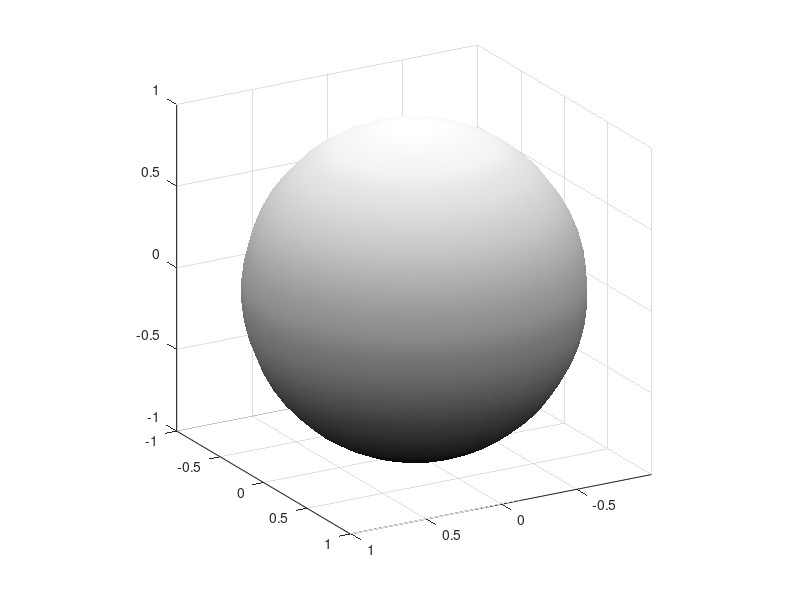

MATLAB code to generate this figure: (Note: this script raises an error after producing the figure.)
clear all; close all; clc;

om=1;
T=2*pi/om;

N0=1E3;
N10=N0/4; N20=N0/2;
tau1=T/4; tau2=T/2;
beta10=tau1; beta20=tau2;
phi1=0; phi2=pi/2;

E00=1;
E0_vec=[0.8:0.001:0.9].*E00.'; 
delta=0;

figure;
sphere(25); view(150,20);
set(gcf,'color','w');
axis equal;
shading interp; colormap gray; alpha 0.25; 
line([-1 1],[0 0],[0 0],'LineWidth',1,'Color',[0 0 0]);
line([0 0],[-1 1],[0 0],'LineWidth',1,'Color',[0 0 0]);
line([0 0],[0 0],[-1 1],'LineWidth',1,'Color',[0 0 0]);
xlabel('$x$','interpreter','latex','fontsize',20,'position',[1.1 0 0]);
ylabel('$y$','interpreter','latex','fontsize',20,'position',[0 1.1 0]);
zlabel('$z$','interpreter','latex','fontsize',20,'position',[0 0 1.1]); h=gca; h.ZAxis.Label.Rotation=0;
hold on;

theta_aux1=linspace(0,2*pi,100);
x1=cos(theta_aux1);
z1=sin(theta_aux1);
y1=zeros(size(theta_aux1));

theta_aux2=pi/2;
x2=cos(theta_aux1)*sin(theta_aux2);
y2=sin(theta_aux1)*sin(theta_aux2);
z2=cos(theta_aux2)*ones(size(theta_aux1));

theta_aux3=pi/2;
x3=cos(theta_aux3)*ones(size(theta_aux1));
y3=cos(theta_aux1)*sin(theta_aux3);
z3=sin(theta_aux1)*sin(theta_aux3);

plot3(x1,y1,z1,'--k','Color',[0.5 0.5 0.5]); hold on;
plot3(x2,y2,z2,'--k','Color',[0.5 0.5 0.5]); hold on;
plot3(x3,y3,z3,'--k','Color',[0.5 0.5 0.5]); hold on;

N_vec=zeros(length(E0_vec),1); 
Nmax_factor=sqrt((delta.^2+(max(E0_vec)).^2)./(E00.^2));
N_max=round(N0.*Nmax_factor);
Nmin_factor=sqrt((delta.^2+(min(E0_vec)).^2)./(E00.^2));
N_min=round(N0.*Nmin_factor);

ti=0;
dt=1/N_max;
tf=1-dt;
t=[0:dt:tf];

N1_min=N_min/4;
N2_min=N_min/2;
N1_max=N_max/4;
N2_max=N_max/2;

X=NaN.*zeros(length(E0_vec),N_max);
Y=NaN.*zeros(length(E0_vec),N_max);
Z=NaN.*zeros(length(E0_vec),N_max);
Energy=NaN.*zeros(length(E0_vec),N_max);

theta_vec=zeros(length(E0_vec),1);
beta1_vec=zeros(length(E0_vec),1);
beta2_vec=zeros(length(E0_vec),1);

N1_vec=zeros(length(E0_vec),1);
N2_vec=zeros(length(E0_vec),1);


for d=1:length(E0_vec)
    d
E0=E0_vec(d);

N1=round(N10.*sqrt((E0.^2+delta.^2)./(E00.^2)));
N2=round(N20.*sqrt((E0.^2+delta.^2)./(E00.^2)));

N=N1+N2+N1;
N_vec(d)=N;
N1_vec(d)=N1;
N2_vec(d)=N2;

td=linspace(0,2*pi,N);
V=-(E0/2).*(exp(-1i.*phi1).*(td>=ti).*(td<=tau1)+exp(-1i.*phi2).*(td>tau1).*(td<=(tau1+tau2))+exp(-1i.*phi1).*(td>(tau1+tau2)).*(td<=(tau1+tau2+tau1)));
Omega_x=V+conj(V);
Omega_y=1i.*(V-conj(V));
Omega_z=delta;

beta1=beta10.*sqrt((E0.^2+delta.^2)./(E00.^2));
beta2=beta20.*sqrt((E0.^2+delta.^2)./(E00.^2));
beta1_vec(d)=beta1;
beta2_vec(d)=beta2;

theta=atan2(E0,delta);
theta_vec(d)=theta;

nx1=sin(theta).*cos(phi1);
ny1=sin(theta).*sin(phi1);
nz1=cos(theta);
K1=[0,-nz1,ny1;nz1,0,-nx1;-ny1,nx1,0];

nx2=sin(theta).*cos(phi2);
ny2=sin(theta).*sin(phi2);
nz2=cos(theta);
K2=[0,-nz2,ny2;nz2,0,-nx2;-ny2,nx2,0];

Rx_90=expm(-(beta1./N1).*K1);
Ry_180=expm(-(beta2./N2).*K2);

r=zeros(3,N);

a0=0; b0=sqrt(1-abs(a0).^2);
% r(:,1)=[2.*a0.*b0,0,abs(b0).^2-abs(a0).^2].';
r(:,1)=[conj(a0).*b0+conj(b0).*a0,1i.*(conj(a0).*b0-a0.*conj(b0)),abs(b0).^2-abs(a0).^2].';

for f=1:N1
r(:,f+1)=Rx_90*r(:,f);
end

for f=N1:(N1+N2)
r(:,f+1)=Ry_180*r(:,f);
end

for f=(N1+N2):(N1+N2+N1)-1
r(:,f+1)=Rx_90*r(:,f);
end

xt=r(1,:); yt=r(2,:); zt=r(3,:);
Energy(d,1:N)=Omega_x.*xt+Omega_y.*yt+Omega_z.*zt;

X(d,1:N)=xt;
Y(d,1:N)=yt;
Z(d,1:N)=zt;

clear r;

end

Eta=Z;
Phi=atan2(Y,X);
%%
x_initial=X(sub2ind(size(X),(1:length(E0_vec)).',N1_vec));
y_initial=Y(sub2ind(size(Y),(1:length(E0_vec)).',N1_vec));
z_initial=Z(sub2ind(size(Z),(1:length(E0_vec)).',N1_vec));

eta_initial=Eta(sub2ind(size(Eta),(1:length(E0_vec)).',N1_vec));
phi_initial=Phi(sub2ind(size(Phi),(1:length(E0_vec)).',N1_vec));

x_final=X(sub2ind(size(X),(1:length(E0_vec)).',N_vec));
y_final=Y(sub2ind(size(Y),(1:length(E0_vec)).',N_vec));
z_final=Z(sub2ind(size(Z),(1:length(E0_vec)).',N_vec));

eta_final=Eta(sub2ind(size(Eta),(1:length(E0_vec)).',N_vec));
phi_final=Phi(sub2ind(size(Phi),(1:length(E0_vec)).',N_vec));

% plot3(X,Y,Z,'.k','MarkerSize',0.5);
% hold on;
% plot3(x_initial,y_initial,z_initial,'.c','MarkerSize',10);
% hold on;
% plot3(x_final,y_final,z_final,'.m','MarkerSize',10);
% drawnow;
%%
M11=zeros(length(E0_vec),N_max-N1_max);
M12=zeros(length(E0_vec),N_max-N1_max);
M21=zeros(length(E0_vec),N_max-N1_max);
M22=zeros(length(E0_vec),N_max-N1_max);
lambda1=zeros(length(E0_vec),N_max-N1_max);
lambda2=zeros(length(E0_vec),N_max-N1_max);
DetM=zeros(length(E0_vec),N_max-N1_max);

for s=1:(N_max-N1_max)
s

x_initial=X(sub2ind(size(X),(1:length(E0_vec)).',N1_vec+s));
y_initial=Y(sub2ind(size(Y),(1:length(E0_vec)).',N1_vec+s));
z_initial=Z(sub2ind(size(Z),(1:length(E0_vec)).',N1_vec+s));

% width(s)=sum((1/length(E0_vec)).*((x_initial-x_initial(51)).^2+(y_initial-y_initial(51)).^2+(z_initial-z_initial(51)).^2));
% % width(s)=(max(x_initial)-min(x_initial)).^2+(max(y_initial)-min(y_initial)).^2+(max(z_initial)-min(z_initial)).^2
width(s)=sqrt((1./length(E0_vec)).*sum((x_initial-mean(x_initial)).^2+(y_initial-mean(y_initial)).^2+(z_initial-mean(z_initial)).^2));

% eta_initial=z_initial;
% phi_initial=atan2(y_initial,x_initial);

% plot(phi_initial,eta_initial,'.k','MarkerSize',20);
% drawnow;
% BW=getframe(gcf);
% BW=BW.cdata(:,:,1);
% Area(s)=bwarea(BW);

% M11(:,s)=gradient(eta_final)./gradient(eta_initial);
% M12(:,s)=gradient(eta_final)./gradient(phi_initial);
% M21(:,s)=gradient(phi_final)./gradient(eta_initial);
% M22(:,s)=gradient(phi_final)./gradient(phi_initial);
 
% for d=1:length(E0_vec)
% J=[M11(d,s),M12(d,s);M21(d,s),M22(d,s)];
% lambda=eig(J);
% lambda1(d,s)=lambda(1);
% lambda2(d,s)=lambda(2);
% end
% 
% DetM(:,s)=M11(:,s).*M22(:,s)-M12(:,s).*M21(:,s);

% set(gcf,'color','w');
% plot(E0_vec,M11(:,s),'r',E0_vec,M22(:,s),'b',E0_vec,M11(:,s).*M22(:,s),'k','LineWidth',2);
% xlabel('$\mathcal{E}_{0}$','interpreter','latex','fontsize',20);
% legend('$\frac{\partial\eta_{f}}{\partial\eta_{i}}$','$\frac{\partial\phi_{f}}{\partial\phi_{i}}$','$\frac{\partial\eta_{f}}{\partial\eta_{i}}\frac{\partial\phi_{f}}{\partial\phi_{i}}$','interpreter','latex','fontsize',14);
% drawnow;
end


%%
vidfile=VideoWriter('Bloch_RF_Levitt_field_ih_stability_matrix_190325.mp4','MPEG-4');
vidfile.FrameRate=10;
open(vidfile);
figure;
set(gcf,'color','w');

figure;
set(gcf,'color','w','units','normalized','outerposition',[0 0 1 1]);

for s=1:100:(N_max-N1_max)
sgtitle(['$t=$',num2str(round(0.25+s/N,2)),'$T$'],'interpreter','latex','fontsize',20);
subplot(2,2,1);
plot(E0_vec,M11(:,s),'r');
xlabel('$\mathcal{E}_{0}$','interpreter','latex','fontsize',14);
ylabel('$\partial\eta_{f}/\partial\eta_{i}$','interpreter','latex','fontsize',14);
drawnow;
subplot(2,2,2);
plot(E0_vec,M12(:,s),'g');
xlabel('$\mathcal{E}_{0}$','interpreter','latex','fontsize',14);
ylabel('$\partial\eta_{f}/\partial\phi_{i}$','interpreter','latex','fontsize',14);
drawnow;
subplot(2,2,3);
plot(E0_vec,M21(:,s),'b');
xlabel('$\mathcal{E}_{0}$','interpreter','latex','fontsize',14);
ylabel('$\partial\phi_{f}/\partial\eta_{i}$','interpreter','latex','fontsize',14);
drawnow;
subplot(2,2,4);
plot(E0_vec,M22(:,s),'k');
xlabel('$\mathcal{E}_{0}$','interpreter','latex','fontsize',14);
ylabel('$\partial\phi_{f}/\partial\phi_{i}$','interpreter','latex','fontsize',14);
drawnow;
writeVideo(vidfile,getframe(gcf));

end
close(vidfile);



%%
figure; set(gcf,'color','w');
plot_ind=200;

for s=1:plot_ind:(N_max-N1_max)-plot_ind

eta_LM=Eta(sub2ind(size(Eta),(1:length(E0_vec)).',N1_vec+s-1));
phi_LM=Phi(sub2ind(size(Phi),(1:length(E0_vec)).',N1_vec+s-1));

eta_LM_next=Eta(sub2ind(size(Eta),(1:length(E0_vec)).',N1_vec+s-1+plot_ind));
phi_LM_next=Phi(sub2ind(size(Phi),(1:length(E0_vec)).',N1_vec+s-1+plot_ind));

plot(phi_LM,eta_LM,'color',[0.7 0.7 0.7]);
hold on;
plot(phi_LM_next,eta_LM_next,'k');
xlabel('$\phi$','interpreter','latex','fontsize',20);
ylabel('$\eta$','interpreter','latex','fontsize',20)
title(['$t=$',num2str(round(0.25+s/N,2)),'$T$'],'interpreter','latex','fontsize',20);
axis([1.5 3 -1.1 0.4]);
drawnow; hold on;

end


%%
load Bloch_RF_Levitt_field_ih_histogram_eta_A_190325.mat;
load Bloch_RF_Levitt_field_ih_histogram_eta_B_190325.mat;

time_unit=round((N_vec-N1_vec)/100);
etaAi=EtaA(sub2ind(size(Eta),(1:length(E0_vec)).',N1_vec));
etaBi=EtaB(sub2ind(size(Eta),(1:length(E0_vec)).',N1_vec));

% figure; set(gcf,'color','w');
% vidfile=VideoWriter('Bloch_RF_Levitt_field_ih_histogram_eta_eta_190325.mp4','MPEG-4');
% vidfile.FrameRate=10;
% open(vidfile);

for s=1:101
etaAf=EtaA(sub2ind(size(Eta),(1:length(E0_vec)).',N1_vec+(s-1).*time_unit));
etaBf=EtaB(sub2ind(size(Eta),(1:length(E0_vec)).',N1_vec+(s-1).*time_unit));
Q=(etaBf-etaAf)./(etaBi-etaAi);
range(s)=max(Q)-min(Q);
% histogram(abs(Q),20,'facecolor','b');
% xlabel('$|\langle\partial\eta_{f}/\partial\eta_{i}\rangle|$','interpreter','latex','fontsize',20);
% ylabel('$N$','interpreter','latex','fontsize',20);
% title(['$t=$',num2str(0.25+(s-1).*0.0075),'$T$'],'interpreter','latex','fontsize',20);
% drawnow;
% writeVideo(vidfile,getframe(gcf));
end
% close(vidfile);


figure; set(gcf,'color','w');
etaAi=EtaA(sub2ind(size(Eta),(1:length(E0_vec)).',N_vec/4));
etaBi=EtaB(sub2ind(size(Eta),(1:length(E0_vec)).',N_vec/4));
etaAf=EtaA(sub2ind(size(Eta),(1:length(E0_vec)).',N_vec/4));
etaBf=EtaB(sub2ind(size(Eta),(1:length(E0_vec)).',N_vec/4));
Q1a=(etaBf-etaAf)./(etaBi-etaAi);

subplot(2,4,1);
histogram(abs(Q1a),20,'facecolor','b');
xlabel('$|\langle\partial\eta_{f}/\partial\eta_{i}\rangle|$','interpreter','latex','fontsize',20);
ylabel('$N$','interpreter','latex','fontsize',20);
xlim([-200 6400]);
title('$t_{f}=T/4$','interpreter','latex','fontsize',20);
drawnow;

etaAi=EtaA(sub2ind(size(Eta),(1:length(E0_vec)).',N_vec/4));
etaBi=EtaB(sub2ind(size(Eta),(1:length(E0_vec)).',N_vec/4));
etaAf=EtaA(sub2ind(size(Eta),(1:length(E0_vec)).',round(3*N_vec/8)));
etaBf=EtaB(sub2ind(size(Eta),(1:length(E0_vec)).',round(3*N_vec/8)));
Q2a=(etaBf-etaAf)./(etaBi-etaAi);

subplot(2,4,2);
histogram(abs(Q2a),20,'facecolor','b');
xlabel('$|\langle\partial\eta_{f}/\partial\eta_{i}\rangle|$','interpreter','latex','fontsize',20);
ylabel('$N$','interpreter','latex','fontsize',20);
xlim([-200 6400]);
title('$t_{f}=3T/8$','interpreter','latex','fontsize',20);
drawnow;

etaAi=EtaA(sub2ind(size(Eta),(1:length(E0_vec)).',N_vec/4));
etaBi=EtaB(sub2ind(size(Eta),(1:length(E0_vec)).',N_vec/4));
etaAf=EtaA(sub2ind(size(Eta),(1:length(E0_vec)).',N_vec/2));
etaBf=EtaB(sub2ind(size(Eta),(1:length(E0_vec)).',N_vec/2));
Q3=(etaBf-etaAf)./(etaBi-etaAi);

subplot(2,4,3);
histogram(abs(Q3),20,'facecolor','b');
xlabel('$|\langle\partial\eta_{f}/\partial\eta_{i}\rangle|$','interpreter','latex','fontsize',20);
ylabel('$N$','interpreter','latex','fontsize',20);
xlim([-200 6400]);
title('$t_{f}=T/2$','interpreter','latex','fontsize',20);
drawnow;

etaAi=EtaA(sub2ind(size(Eta),(1:length(E0_vec)).',N_vec/4));
etaBi=EtaB(sub2ind(size(Eta),(1:length(E0_vec)).',N_vec/4));
etaAf=EtaA(sub2ind(size(Eta),(1:length(E0_vec)).',round(5*N_vec/8)));
etaBf=EtaB(sub2ind(size(Eta),(1:length(E0_vec)).',round(5*N_vec/8)));
Q4=(etaBf-etaAf)./(etaBi-etaAi);

subplot(2,4,4);
histogram(abs(Q4),20,'facecolor','b');
xlabel('$|\langle\partial\eta_{f}/\partial\eta_{i}\rangle|$','interpreter','latex','fontsize',20);
ylabel('$N$','interpreter','latex','fontsize',20);
xlim([-200 6400]);
title('$t_{f}=5T/8$','interpreter','latex','fontsize',20);
drawnow;

etaAi=EtaA(sub2ind(size(Eta),(1:length(E0_vec)).',N_vec/4));
etaBi=EtaB(sub2ind(size(Eta),(1:length(E0_vec)).',N_vec/4));
etaAf=EtaA(sub2ind(size(Eta),(1:length(E0_vec)).',3*N_vec/4));
etaBf=EtaB(sub2ind(size(Eta),(1:length(E0_vec)).',3*N_vec/4));
Q5=(etaBf-etaAf)./(etaBi-etaAi);

subplot(2,4,5);
histogram(abs(Q5),20,'facecolor','b');
xlabel('$|\langle\partial\eta_{f}/\partial\eta_{i}\rangle|$','interpreter','latex','fontsize',20);
ylabel('$N$','interpreter','latex','fontsize',20);
xlim([-200 6400]);
title('$t_{f}=3T/4$','interpreter','latex','fontsize',20);
drawnow;

etaAi=EtaA(sub2ind(size(Eta),(1:length(E0_vec)).',N_vec/4));
etaBi=EtaB(sub2ind(size(Eta),(1:length(E0_vec)).',N_vec/4));
etaAf=EtaA(sub2ind(size(Eta),(1:length(E0_vec)).',round(7*N_vec/8)));
etaBf=EtaB(sub2ind(size(Eta),(1:length(E0_vec)).',round(7*N_vec/8)));
Q6=(etaBf-etaAf)./(etaBi-etaAi);

subplot(2,4,6);
histogram(abs(Q6),20,'facecolor','b');
xlabel('$|\langle\partial\eta_{f}/\partial\eta_{i}\rangle|$','interpreter','latex','fontsize',20);
ylabel('$N$','interpreter','latex','fontsize',20);
xlim([-200 6400]);
title('$t_{f}=7T/8$','interpreter','latex','fontsize',20);
drawnow;

etaAi=EtaA(sub2ind(size(Eta),(1:length(E0_vec)).',N_vec/4));
etaBi=EtaB(sub2ind(size(Eta),(1:length(E0_vec)).',N_vec/4));
etaAf=EtaA(sub2ind(size(Eta),(1:length(E0_vec)).',N_vec));
etaBf=EtaB(sub2ind(size(Eta),(1:length(E0_vec)).',N_vec));
Q7=(etaBf-etaAf)./(etaBi-etaAi);

subplot(2,4,7);
histogram(abs(Q7),20,'facecolor','b');
xlabel('$|\langle\partial\eta_{f}/\partial\eta_{i}\rangle|$','interpreter','latex','fontsize',20);
ylabel('$N$','interpreter','latex','fontsize',20);
xlim([-200 6400]);
title('$t_{f}=T$','interpreter','latex','fontsize',20);
drawnow;

subplot(2,4,8)
plot(linspace(0.25,1,length(range)),range,'.-k');
xlabel('$t_{f}/T$','interpreter','latex','fontsize',20);
ylabel('$h_{\eta}(t_{f})$','interpreter','latex','fontsize',20);

%%
load Bloch_RF_Levitt_field_ih_histogram_phi_A_190325.mat;
load Bloch_RF_Levitt_field_ih_histogram_phi_B_190325.mat;

time_unit=round((N_vec-N1_vec)/100);
phiAi=PhiA(sub2ind(size(Phi),(1:length(E0_vec)).',N1_vec));
phiBi=PhiB(sub2ind(size(Phi),(1:length(E0_vec)).',N1_vec));

% figure; set(gcf,'color','w');
% vidfile=VideoWriter('Bloch_RF_Levitt_field_ih_histogram_phi_phi_190325.mp4','MPEG-4');
% vidfile.FrameRate=10;
% open(vidfile);

for s=1:101
phiAf=PhiA(sub2ind(size(Phi),(1:length(E0_vec)).',N1_vec+(s-1).*time_unit));
phiBf=PhiB(sub2ind(size(Phi),(1:length(E0_vec)).',N1_vec+(s-1).*time_unit));
Q=(phiBf-phiAf)./(phiBi-phiAi);
range(s)=max(Q)-min(Q);
% histogram(abs(Q),20,'facecolor','b');
% xlabel('$|\langle\partial\phi_{f}/\partial\phi_{i}\rangle|$','interpreter','latex','fontsize',20);
% ylabel('$N$','interpreter','latex','fontsize',20);
% title(['$t=$',num2str(0.25+(s-1).*0.0075),'$T$'],'interpreter','latex','fontsize',20);
% drawnow;
% writeVideo(vidfile,getframe(gcf));
end
% close(vidfile);

figure; set(gcf,'color','w');
phiAi=PhiA(sub2ind(size(Phi),(1:length(E0_vec)).',N_vec/4));
phiBi=PhiB(sub2ind(size(Phi),(1:length(E0_vec)).',N_vec/4));
phiAf=PhiA(sub2ind(size(Phi),(1:length(E0_vec)).',N_vec/4));
phiBf=PhiB(sub2ind(size(Phi),(1:length(E0_vec)).',N_vec/4));
Q1a=(phiBf-phiAf)./(phiBi-phiAi);

subplot(2,4,1);
histogram(abs(Q1a),20,'facecolor','b');
xlabel('$|\langle\partial\phi_{f}/\partial\phi_{i}\rangle|$','interpreter','latex','fontsize',20);
ylabel('$N$','interpreter','latex','fontsize',20);
xlim([-1E4 4E5]);
title('$t_{f}=T/4$','interpreter','latex','fontsize',20);
drawnow;

phiAi=PhiA(sub2ind(size(Phi),(1:length(E0_vec)).',N_vec/4));
phiBi=PhiB(sub2ind(size(Phi),(1:length(E0_vec)).',N_vec/4));
phiAf=PhiA(sub2ind(size(Phi),(1:length(E0_vec)).',round(3*N_vec/8)));
phiBf=PhiB(sub2ind(size(Phi),(1:length(E0_vec)).',round(3*N_vec/8)));
Q2a=(phiBf-phiAf)./(phiBi-phiAi);

subplot(2,4,2);
histogram(abs(Q2a),20,'facecolor','b');
xlabel('$|\langle\partial\phi_{f}/\partial\phi_{i}\rangle|$','interpreter','latex','fontsize',20);
ylabel('$N$','interpreter','latex','fontsize',20);
xlim([-1E4 4E5]);
title('$t_{f}=3T/8$','interpreter','latex','fontsize',20);
drawnow;

phiAi=PhiA(sub2ind(size(Phi),(1:length(E0_vec)).',N_vec/4));
phiBi=PhiB(sub2ind(size(Phi),(1:length(E0_vec)).',N_vec/4));
phiAf=PhiA(sub2ind(size(Phi),(1:length(E0_vec)).',N_vec/2));
phiBf=PhiB(sub2ind(size(Phi),(1:length(E0_vec)).',N_vec/2));
Q3=(phiBf-phiAf)./(phiBi-phiAi);

subplot(2,4,3);
histogram(abs(Q3),20,'facecolor','b');
xlabel('$|\langle\partial\phi_{f}/\partial\phi_{i}\rangle|$','interpreter','latex','fontsize',20);
ylabel('$N$','interpreter','latex','fontsize',20);
xlim([-1E4 4E5]);
title('$t_{f}=T/2$','interpreter','latex','fontsize',20);
drawnow;

phiAi=PhiA(sub2ind(size(Phi),(1:length(E0_vec)).',N_vec/4));
phiBi=PhiB(sub2ind(size(Phi),(1:length(E0_vec)).',N_vec/4));
phiAf=PhiA(sub2ind(size(Phi),(1:length(E0_vec)).',round(5*N_vec/8)));
phiBf=PhiB(sub2ind(size(Phi),(1:length(E0_vec)).',round(5*N_vec/8)));
Q4=(phiBf-phiAf)./(phiBi-phiAi);

subplot(2,4,4);
histogram(abs(Q4),20,'facecolor','b');
xlabel('$|\langle\partial\phi_{f}/\partial\phi_{i}\rangle|$','interpreter','latex','fontsize',20);
ylabel('$N$','interpreter','latex','fontsize',20);
xlim([-1E4 4E5]);
title('$t_{f}=5T/8$','interpreter','latex','fontsize',20);
drawnow;

phiAi=PhiA(sub2ind(size(Phi),(1:length(E0_vec)).',N_vec/4));
phiBi=PhiB(sub2ind(size(Phi),(1:length(E0_vec)).',N_vec/4));
phiAf=PhiA(sub2ind(size(Phi),(1:length(E0_vec)).',3*N_vec/4));
phiBf=PhiB(sub2ind(size(Phi),(1:length(E0_vec)).',3*N_vec/4));
Q5=(phiBf-phiAf)./(phiBi-phiAi);

subplot(2,4,5);
histogram(abs(Q5),20,'facecolor','b');
xlabel('$|\langle\partial\phi_{f}/\partial\phi_{i}\rangle|$','interpreter','latex','fontsize',20);
ylabel('$N$','interpreter','latex','fontsize',20);
xlim([-1E4 4E5]);
title('$t_{f}=3T/4$','interpreter','latex','fontsize',20);
drawnow;

phiAi=PhiA(sub2ind(size(Phi),(1:length(E0_vec)).',N_vec/4));
phiBi=PhiB(sub2ind(size(Phi),(1:length(E0_vec)).',N_vec/4));
phiAf=PhiA(sub2ind(size(Phi),(1:length(E0_vec)).',round(7*N_vec/8)));
phiBf=PhiB(sub2ind(size(Phi),(1:length(E0_vec)).',round(7*N_vec/8)));
Q6=(phiBf-phiAf)./(phiBi-phiAi);

subplot(2,4,6);
histogram(abs(Q6),20,'facecolor','b');
xlabel('$|\langle\partial\phi_{f}/\partial\phi_{i}\rangle|$','interpreter','latex','fontsize',20);
ylabel('$N$','interpreter','latex','fontsize',20);
xlim([-1E4 4E5]);
title('$t_{f}=7T/8$','interpreter','latex','fontsize',20);
drawnow;

phiAi=PhiA(sub2ind(size(Phi),(1:length(E0_vec)).',N_vec/4));
phiBi=PhiB(sub2ind(size(Phi),(1:length(E0_vec)).',N_vec/4));
phiAf=PhiA(sub2ind(size(Phi),(1:length(E0_vec)).',N_vec));
phiBf=PhiB(sub2ind(size(Phi),(1:length(E0_vec)).',N_vec));
Q7=(phiBf-phiAf)./(phiBi-phiAi);

subplot(2,4,7);
histogram(abs(Q7),20,'facecolor','b');
xlabel('$|\langle\partial\phi_{f}/\partial\phi_{i}\rangle|$','interpreter','latex','fontsize',20);
ylabel('$N$','interpreter','latex','fontsize',20);
xlim([-1E4 4E5]);
title('$t_{f}=T$','interpreter','latex','fontsize',20);
drawnow;

subplot(2,4,8);
plot(linspace(0.25,1,length(range)),range,'.-k');
xlabel('$t_{f}/T$','interpreter','latex','fontsize',20);
ylabel('$h_{\phi}(t_{f})$','interpreter','latex','fontsize',20);


%%
load Bloch_RF_Levitt_field_ih_histogram_eta_A_190325.mat;
load Bloch_RF_Levitt_field_ih_histogram_eta_B_190325.mat;
load Bloch_RF_Levitt_field_ih_histogram_phi_A_190325.mat;
load Bloch_RF_Levitt_field_ih_histogram_phi_B_190325.mat;

time_unit=round((N_vec-N1_vec)/100);

etaAi=EtaA(sub2ind(size(Eta),(1:length(E0_vec)).',N1_vec));
etaBi=EtaB(sub2ind(size(Eta),(1:length(E0_vec)).',N1_vec));
etacAi=EtacA(sub2ind(size(Eta),(1:length(E0_vec)).',N1_vec));
etacBi=EtacB(sub2ind(size(Eta),(1:length(E0_vec)).',N1_vec));

phiAi=PhiA(sub2ind(size(Phi),(1:length(E0_vec)).',N1_vec));
phiBi=PhiB(sub2ind(size(Phi),(1:length(E0_vec)).',N1_vec));
phicAi=PhicA(sub2ind(size(Phi),(1:length(E0_vec)).',N1_vec));
phicBi=PhicB(sub2ind(size(Phi),(1:length(E0_vec)).',N1_vec));
%%
for s=1:101
etaAf=EtaA(sub2ind(size(Eta),(1:length(E0_vec)).',N1_vec+(s-1).*time_unit));
etaBf=EtaB(sub2ind(size(Eta),(1:length(E0_vec)).',N1_vec+(s-1).*time_unit));

phiAf=PhiA(sub2ind(size(Phi),(1:length(E0_vec)).',N1_vec+(s-1).*time_unit));
phiBf=PhiB(sub2ind(size(Phi),(1:length(E0_vec)).',N1_vec+(s-1).*time_unit));

Q11=(((etaBf-etaAf)./(etaBi-etaAi)));
Q12=(((etaBf-etaAf)./(phicBi-phicAi)));
Q21=(((phiBf-phiAf)./(etacBi-etacAi)));
Q22=(((phiBf-phiAf)./(phiBi-phiAi)));

DetQ(:,s)=Q11.*Q22-Q12.*Q21;
drawnow;
end

%%
S=300;
time_unit=round((N_vec-N1_vec)./S);
width=zeros(S,1);

for s=1:S
x_initial=X(sub2ind(size(X),(1:length(E0_vec)).',N1_vec+s.*time_unit));
y_initial=Y(sub2ind(size(Y),(1:length(E0_vec)).',N1_vec+s.*time_unit));
z_initial=Z(sub2ind(size(Z),(1:length(E0_vec)).',N1_vec+s.*time_unit));

width(s)=sqrt((1./length(E0_vec)).*sum((x_initial-mean(x_initial)).^2+(y_initial-mean(y_initial)).^2+(z_initial-mean(z_initial)).^2));
end

% figure;
% set(gcf,'color','w');
% plot(linspace(0.25,1,length(width)),width,'.-k'); xlim([0.25 1]); ylim([0 0.1]);
% xlabel('$t/T$','interpreter','latex','fontsize',20);
% ylabel('$\sigma(t)$','interpreter','latex','fontsize',20);

width_after=width;
clear width;

S=S/3;
width=zeros(S,1);
time_unit=round(N1_vec/S);

for s=1:S
x_initial=X(sub2ind(size(X),(1:length(E0_vec)).',N1_vec-(s-1).*time_unit));
y_initial=Y(sub2ind(size(Y),(1:length(E0_vec)).',N1_vec-(s-1).*time_unit));
z_initial=Z(sub2ind(size(Z),(1:length(E0_vec)).',N1_vec-(s-1).*time_unit));

width(s)=sqrt((1./length(E0_vec)).*sum((x_initial-mean(x_initial)).^2+(y_initial-mean(y_initial)).^2+(z_initial-mean(z_initial)).^2));
end

width_before=flip(width);

width_tot=[width_before;width_after];

figure;
set(gcf,'color','w');
plot(linspace(0,1,length(width_tot)),width_tot,'.-k'); xlim([0 1]); ylim([0 0.1]);
xlabel('$t/T$','interpreter','latex','fontsize',20);
ylabel('$\sigma(t)$','interpreter','latex','fontsize',20);

%%
Q_end=N0;
y_initial=Y(sub2ind(size(Y),(1:length(E0_vec)).',N1_vec));
z_initial=Z(sub2ind(size(Z),(1:length(E0_vec)).',N1_vec));

Q1a=zeros(length(E0_vec),length(E0_vec),Q_end/4);
Q1b=zeros(length(E0_vec),length(E0_vec),Q_end/2);
Q1c=zeros(length(E0_vec),length(E0_vec),Q_end/4);

Q2a=zeros(1,Q_end/4);
Q2b=zeros(1,Q_end/2);
Q2c=zeros(1,Q_end/4);

for i=1:length(E0_vec)
for k=1:length(E0_vec)
    [i,k]

for f=1:(Q_end/4)
Q1a(i,k,f)=E0_vec(k).*cos((E0_vec(i)+E0_vec(k)).*(f-1)./(2*pi));
end

for f=1:(Q_end/2)
Q1b(i,k,f)=E0_vec(k).*z_initial(i).*z_initial(k).*sin((E0_vec(i)+E0_vec(k)).*(f-251)./(2*pi));
end

for f=1:(Q_end/4)
Q1c(i,k,f)=E0_vec(k).*y_initial(i).*y_initial(k).*sin((E0_vec(i)-E0_vec(k)).*(f-751)./(2*pi));
end

end
end

for f=1:(Q_end/4)
Q2a(f)=-2./((length(E0_vec)).^3).*sum(sum(Q1a(:,:,f)));
Q2c(f)=-2./((length(E0_vec)).^3).*sum(sum(Q1c(:,:,f)));
end

for f=1:(Q_end/2)
Q2b(f)=-2./((length(E0_vec)).^3).*sum(sum(Q1b(:,:,f)));
end

Q2_tot=[Q2a,Q2b,Q2c];
% plot(linspace(0,1,Q_end),Q2_tot,'.b');

Q3a=sqrt(dt.*cumsum(abs(Q2a)));
Q3b=sqrt(Q3a(end)+dt.*cumsum(abs(Q2b))); qab=Q3b(1)-Q3a(end); Q3b_new=Q3b-qab;
Q3c=sqrt(Q3b(end)+dt.*cumsum(abs(Q2c))); qbc=Q3c(1)-Q3b_new(end); Q3c_new=Q3c-qbc;

Q3_tot=[Q3a,Q3b_new,Q3c_new];
plot(linspace(0,1,Q_end),Q3_tot,'.b');
